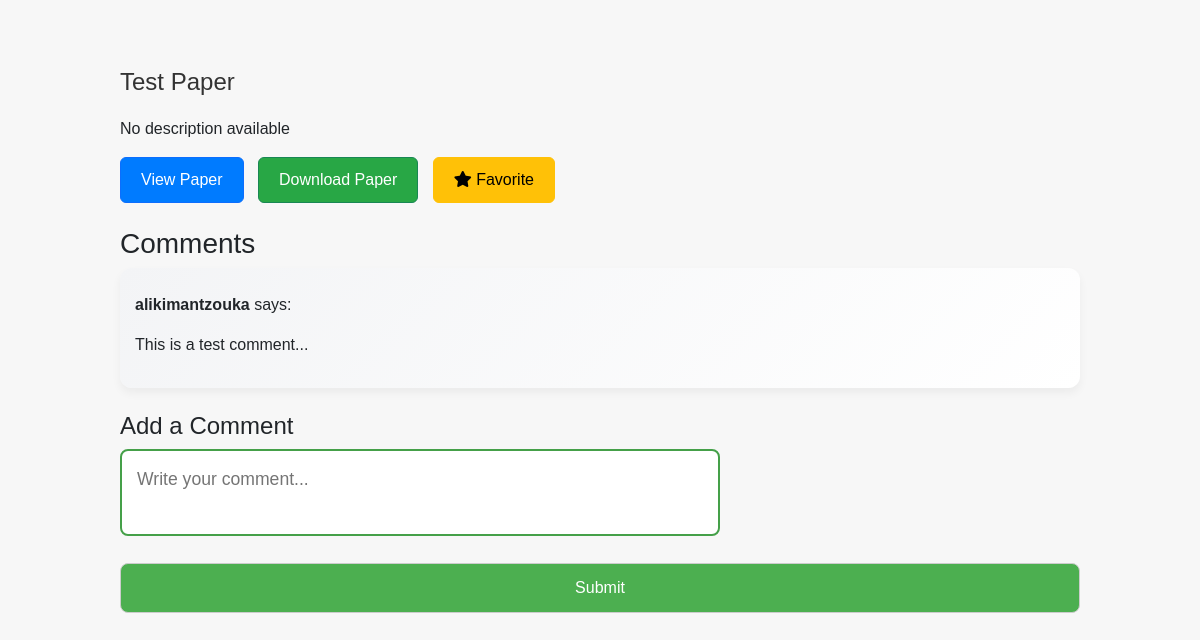
Page /papers/1/1/1/ (signed in) on the committed database.
### myapp/models.py (models this page shows, shortened)
class Paper(models.Model):
    title = models.CharField(max_length=255)
    description = models.TextField(default="No description available")
    CATEGORY_CHOICES = [
    ('notes', 'Notes'),
    ('exams', 'Past Exam Questions'),
    ('general', 'General'),
]
    category = models.CharField(max_length=10, choices=CATEGORY_CHOICES, default='general')
    file = models.FileField(upload_to='papers/')  # Folder where the papers will be stored
    course = models.ForeignKey(Course, related_name='papers', on_delete=models.CASCADE)
    uploaded_at = models.DateTimeField(auto_now_add=True)

class Comment(models.Model):
    paper = models.ForeignKey(Paper, on_delete=models.CASCADE, related_name="comments")  # Link to Paper model
    user = models.ForeignKey(User, on_delete=models.CASCADE)  # Link to User model (if users should be able to comment)
    content = models.TextField()
    created_at = models.DateTimeField(auto_now_add=True)

### myapp/views.py (the view)
# urls.py: path('papers/<int:department_id>/<int:course_id>/<int:paper_id>/', views.paper_detail_view, name='paper_detail'),  # Shows detailed view of a single paper
def paper_detail_view(request, department_id, course_id, paper_id):
    paper = get_object_or_404(Paper, id=paper_id)
    is_favorite = FavoritePaper.objects.filter(user=request.user, paper=paper).exists()
    department = Department.objects.get(id=department_id)
    course = Course.objects.get(id=course_id)
    if request.method == 'POST':
        form = CommentForm(request.POST)
        if form.is_valid():
            new_comment = form.save(commit=False)
            new_comment.paper = paper  # Associate the comment with the paper
            new_comment.user = request.user  # Associate the comment with the current user
            new_comment.save()
            return redirect('paper_detail', department_id=department_id, course_id=course_id, paper_id=paper_id)
        if 'favorite' in request.POST:
            if is_favorite:
                FavoritePaper.objects.filter(user=request.user, paper=paper).delete()
            else:
                FavoritePaper.objects.create(user=request.user, paper=paper)
        return redirect('paper_detail', department_id=department_id, course_id=course_id, paper_id=paper_id)
    else:
        form = CommentForm()
    comments = Comment.objects.filter(paper=paper)
    return render(request, 'paper_detail.html', {
        'department': department,
        'course': course,
        'paper': paper,
        'is_favorite': is_favorite,
        'form': form,
        'comments': comments,
        'file_url': paper.file.url
    })

### myapp/forms.py
class CommentForm(forms.ModelForm):
    class Meta:
        model = Comment
        fields = ['content']  # Only the comment text is needed from the user
    def __init__(self, *args, **kwargs):
        super(CommentForm, self).__init__(*args, **kwargs)
        self.fields['content'].widget.attrs.update({'placeholder': 'Add a comment...', 'class': 'form-control'})

### myapp/templates/paper_detail.html (shortened to what this page needs)
<!DOCTYPE html>
<html lang="en">
    {% load static %}
<head>
    <link href="https://cdn.jsdelivr.net/npm/bootstrap@5.3.0-alpha1/dist/css/bootstrap.min.css" rel="stylesheet">
    <link rel="stylesheet" href="{% static 'css/style.css' %}">
     <link rel="stylesheet" href="https://cdnjs.cloudflare.com/ajax/libs/font-awesome/5.15.4/css/all.min.css">
</head>
<body>
    <div class="container mt-5">
        <h2>{{ paper.title }}</h2>
        <p>{{ paper.description }}</p>
        <a href="{% url 'paper_detail' department_id=department.id course_id=course.id paper_id=paper.id %}" class="btn btn-primary">View Paper</a>
         <a href="{{ paper.file_url }}" download class="btn btn-success">Download Paper</a>
         <a href="#" class="btn btn-warning" id="favoriteBtn" onclick="toggleFavorite(paper.id)">
            <i class="fas fa-star" id="favoriteIcon"></i> Favorite
        </a>
        <div class="comments-section mt-4">
            <h3>Comments</h3>
            {% if comments %}
                {% for comment in comments %}
                    <div class="comment-item mb-4">
                        <p><strong>{{ comment.user.username }}</strong> says:</p>
                        <p>{{ comment.content }}</p>
                    </div>
                {% endfor %}
            {% else %}
                <p>No comments yet. Be the first to comment!</p>
            {% endif %}
            <h4>Add a Comment</h4>
            <form method="POST" class="comment-form">
                <div class="comment-container">
                    <textarea class="comment-input" placeholder="Write your comment..."></textarea>
                </div>
                <button type="submit" class="btn-submit">Submit</button>
            </form>
        </div>
    </div>
</body>
</html>

### myapp/static/css/style.css (style rules this page uses)
body { background-color: #f7f7f7; font-family: 'Arial', sans-serif; margin: 0; padding: 0; }
h2 { margin-bottom: 20px; color: #333; font-size: 24px; }
button[type="submit"] { background-color: #4CAF50; color: white; padding: 12px 20px; border: none; border-radius: 4px; cursor: pointer; width: 100%; }
p { margin-top: 10px; }
a { text-decoration: none; color: #4CAF50; }
.container { max-width: 1000px; margin: 0 auto; padding: 20px; }
button { font-size: 16px; padding: 10px 20px; border-radius: 8px; }
.container select, .container button { font-size: 18px; padding: 12px; margin: 10px 0; border-radius: 8px; border: 1px solid #ccc; }
.container button { background-color: #4CAF50; color: white; cursor: pointer; font-size: 16px; }
.comment-input { width: 100%; max-width: 600px; padding: 12px 15px; border: 2px solid #45a049; border-radius: 8px; font-size: 1.1em; resize: none; margin-bottom: 10px; transition: border-color 0.3s ease, box-shadow 0.3s ease; }
.btn-submit { padding: 8px 30px; background-color: #00c4cc; color: white; font-size: 1em; border: none; border-radius: 50px; cursor: pointer; transition: background-color 0.3s ease; margin-top: 10px; display: inline-block; }
.comment-item { background: linear-gradient(135deg, #f3f4f6, #ffffff); padding: 15px; margin-bottom: 15px; border-radius: 12px; box-shadow: 0 5px 10px rgba(0, 0, 0, 0.05); transition: transform 0.3s ease; }
textarea.comment-input { width: 100%; max-width: 600px; padding: 15px; font-size: 1.1em; }
.btn { margin-right: 10px; padding: 10px 20px; font-size: 16px; }
.btn-primary { background-color: #007bff; color: white; }
.btn-success { background-color: #28a745; color: white; }

### rows in the picture
Paper: title "Test Paper", description "No description available"
Comment: user.username "alikimantzouka", content "This is a test comment..."
